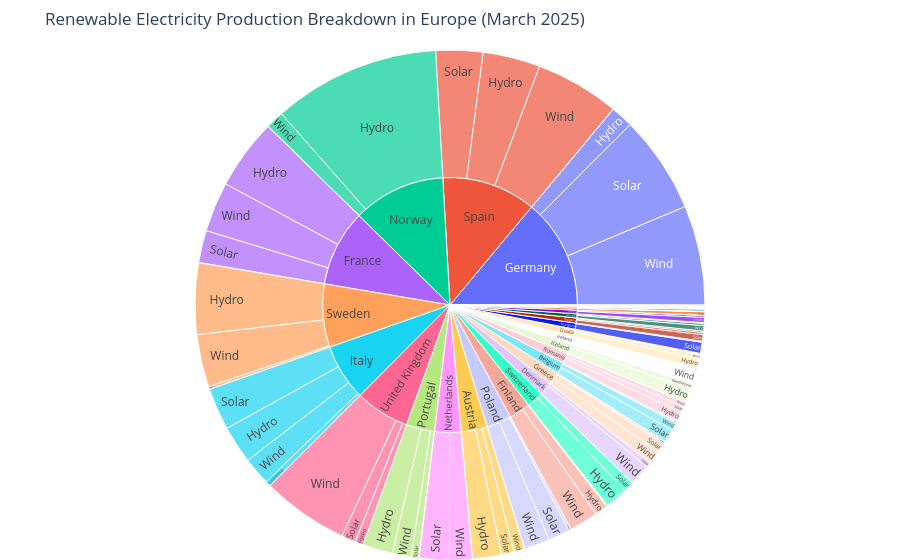

The code cell stored with this chart in its notebook:
### Code cell
import pandas as pd
import plotly.express as px

# Load the dataset
data2_df = pd.read_csv('data2.csv', skiprows=8)

# Define a list of European countries
european_countries = [
    'Austria', 'Belgium', 'Bulgaria', 'Croatia', 'Cyprus', 'Czechia', 'Denmark',
    'Estonia', 'Finland', 'France', 'Germany', 'Greece', 'Hungary', 'Ireland',
    'Italy', 'Latvia', 'Lithuania', 'Luxembourg', 'Malta', 'Netherlands',
    'Poland', 'Portugal', 'Romania', 'Slovakia', 'Slovenia', 'Spain', 'Sweden',
    'United Kingdom', 'Norway', 'Switzerland', 'Iceland'
]

# Filter for relevant data: European countries, 'Net Electricity Production', 'GWh' unit
df_renewables_prod = data2_df[
    (data2_df['Balance'] == 'Net Electricity Production') &
    (data2_df['Unit'] == 'GWh') &
    (data2_df['Country'].isin(european_countries))
].copy()

# Convert 'Time' to datetime objects, coercing errors
df_renewables_prod['Date_Parsed'] = pd.to_datetime(df_renewables_prod['Time'], format='%B %Y', errors='coerce')
df_renewables_prod.dropna(subset=['Date_Parsed'], inplace=True) # Drop rows where date parsing failed

# Identify relevant renewable product types
renewable_products = ['Hydro', 'Solar', 'Wind', 'Biofuels', 'Geothermal', 'Other renewables']
df_renewables_prod_filtered = df_renewables_prod[df_renewables_prod['Product'].isin(renewable_products)]

# Find the latest available date for each country-product combination
# Then, get the overall latest date from this subset
latest_date_overall = df_renewables_prod_filtered['Date_Parsed'].max()
df_latest_data = df_renewables_prod_filtered[df_renewables_prod_filtered['Date_Parsed'] == latest_date_overall].copy()

# Aggregate production by Country and Product for the latest date
df_aggregated = df_latest_data.groupby(['Country', 'Product'])['Value'].sum().reset_index()
df_aggregated.rename(columns={'Value': 'Production (GWh)'}, inplace=True)


# Create the Sunburst chart
fig = px.sunburst(df_aggregated,
                  path=['Country', 'Product'], # Hierarchy: Country -> Product
                  values='Production (GWh)',
                  title=f"Renewable Electricity Production Breakdown in Europe ({latest_date_overall.strftime('%B %Y')})",
                  labels={'Production (GWh)': 'Production (GWh)'})

# Update layout for better readability
fig.update_layout(margin=dict(t=50, l=0, r=0, b=0)) # Adjust margins

# Show the plot
fig.show()

### Figure 1 — Plotly figure (JSON) as saved in the notebook; plotly's stock layout.template omitted (floating-point values rounded to 4 significant figures)
{"data": [{"branchvalues": "total", "domain": {"x": [0.0, 1.0], "y": [0.0, 1.0]}, "hovertemplate": "labels=%{label}<br>Production (GWh)=%{value}<br>parent=%{parent}<br>id=%{id}<extra></extra>", "ids": ["Austria/Geothermal", "Austria/Hydro", "Austria/Solar", "Austria/Wind", "Belgium/Hydro", "Belgium/Solar", "Belgium/Wind", "Bulgaria/Hydro", "Bulgaria/Solar", "Bulgaria/Wind", "Croatia/Hydro", "Croatia/Solar", "Croatia/Wind", "Cyprus/Solar", "Cyprus/Wind", "Denmark/Hydro", "Denmark/Solar", "Denmark/Wind", "Estonia/Hydro", "Estonia/Solar", "Estonia/Wind", "Finland/Hydro", "Finland/Solar", "Finland/Wind", "France/Geothermal", "France/Hydro", "France/Solar", "France/Wind", "Germany/Geothermal", "Germany/Hydro", "Germany/Solar", "Germany/Wind", "Greece/Hydro", "Greece/Solar", "Greece/Wind", "Hungary/Geothermal", "Hungary/Hydro", "Hungary/Solar", "Hungary/Wind", "Iceland/Geothermal", "Iceland/Hydro", "Iceland/Wind", "Ireland/Hydro", "Ireland/Solar", "Ireland/Wind", "Italy/Geothermal", "Italy/Hydro", "Italy/Solar", "Italy/Wind", "Latvia/Hydro", "Latvia/Solar", "Latvia/Wind", "Lithuania/Hydro", "Lithuania/Solar", "Lithuania/Wind", "Luxembourg/Hydro", "Luxembourg/Solar", "Luxembourg/Wind", "Malta/Solar", "Netherlands/Hydro", "Netherlands/Solar", "Netherlands/Wind", "Norway/Hydro", "Norway/Solar", "Norway/Wind", "Poland/Hydro", "Poland/Solar", "Poland/Wind", "Portugal/Geothermal", "Portugal/Hydro", "Portugal/Solar", "Portugal/Wind", "Romania/Hydro", "Romania/Solar", "Romania/Wind", "Slovenia/Hydro", "Slovenia/Solar", "Slovenia/Wind", "Spain/Hydro", "Spain/Solar", "Spain/Wind", "Sweden/Hydro", "Sweden/Solar", "Sweden/Wind", "Switzerland/Hydro", "Switzerland/Solar", "Switzerland/Wind", "United Kingdom/Hydro", "United Kingdom/Solar", "United Kingdom/Wind", "Austria", "Belgium", "Bulgaria", "Croatia", "Cyprus", "Denmark", "Estonia", "Finland", "France", "Germany", "Greece", "Hungary", "Iceland", "Ireland", "Italy", "Latvia", "Lithuania", "Luxembourg", "Malta", "Netherlands", "Norway", "Poland", "Portugal", "Romania", "Slovenia", "Spain", "Sweden", "Switzerland", "United Kingdom"], "labels": ["Geothermal", "Hydro", "Solar", "Wind", "Hydro", "Solar", "Wind", "Hydro", "Solar", "Wind", "Hydro", "Solar", "Wind", "Solar", "Wind", "Hydro", "Solar", "Wind", "Hydro", "Solar", "Wind", "Hydro", "Solar", "Wind", "Geothermal", "Hydro", "Solar", "Wind", "Geothermal", "Hydro", "Solar", "Wind", "Hydro", "Solar", "Wind", "Geothermal", "Hydro", "Solar", "Wind", "Geothermal", "Hydro", "Wind", "Hydro", "Solar", "Wind", "Geothermal", "Hydro", "Solar", "Wind", "Hydro", "Solar", "Wind", "Hydro", "Solar", "Wind", "Hydro", "Solar", "Wind", "Solar", "Hydro", "Solar", "Wind", "Hydro", "Solar", "Wind", "Hydro", "Solar", "Wind", "Geothermal", "Hydro", "Solar", "Wind", "Hydro", "Solar", "Wind", "Hydro", "Solar", "Wind", "Hydro", "Solar", "Wind", "Hydro", "Solar", "Wind", "Hydro", "Solar", "Wind", "Hydro", "Solar", "Wind", "Austria", "Belgium", "Bulgaria", "Croatia", "Cyprus", "Denmark", "Estonia", "Finland", "France", "Germany", "Greece", "Hungary", "Iceland", "Ireland", "Italy", "Latvia", "Lithuania", "Luxembourg", "Malta", "Netherlands", "Norway", "Poland", "Portugal", "Romania", "Slovenia", "Spain", "Sweden", "Switzerland", "United Kingdom"], "name": "", "parents": ["Austria", "Austria", "Austria", "Austria", "Belgium", "Belgium", "Belgium", "Bulgaria", "Bulgaria", "Bulgaria", "Croatia", "Croatia", "Croatia", "Cyprus", "Cyprus", "Denmark", "Denmark", "Denmark", "Estonia", "Estonia", "Estonia", "Finland", "Finland", "Finland", "France", "France", "France", "France", "Germany", "Germany", "Germany", "Germany", "Greece", "Greece", "Greece", "Hungary", "Hungary", "Hungary", "Hungary", "Iceland", "Iceland", "Iceland", "Ireland", "Ireland", "Ireland", "Italy", "Italy", "Italy", "Italy", "Latvia", "Latvia", "Latvia", "Lithuania", "Lithuania", "Lithuania", "Luxembourg", "Luxembourg", "Luxembourg", "Malta", "Netherlands", "Netherlands", "Netherlands", "Norway", "Norway", "Norway", "Poland", "Poland", "Poland", "Portugal", "Portugal", "Portugal", "Portugal", "Romania", "Romania", "Romania", "Slovenia", "Slovenia", "Slovenia", "Spain", "Spain", "Spain", "Sweden", "Sweden", "Sweden", "Switzerland", "Switzerland", "Switzerland", "United Kingdom", "United Kingdom", "United Kingdom", "", "", "", "", "", "", "", "", "", "", "", "", "", "", "", "", "", "", "", "", "", "", "", "", "", "", "", "", ""], "type": "sunburst", "values": [0.0004, 2308.0, 1027.0, 853.4, 117.0, 1068.0, 646.5, 171.6, 513.1, 124.4, 728.6, 98.96, 339.1, 81.48, 16.11, 1.391, 419.4, 1696.0, 4.335, 50.85, 154.5, 1047.0, 88.72, 2286.0, 9.67, 5656.0, 2587.0, 4005.0, 17.19, 1800.0, 7842.0, 7982.0, 209.9, 797.0, 1043.0, 0.627, 19.75, 890.8, 64.95, 462.6, 1117.0, 1.948, 78.1, 136.4, 1068.0, 445.9, 3018.0, 3377.0, 2226.0, 282.0, 18.19, 25.1, 60.87, 171.2, 426.8, 78.18, 37.96, 43.17, 26.49, 11.07, 2402.0, 1828.0, 13400.0, 26.61, 1433.0, 214.0, 1722.0, 2061.0, 15.18, 2410.0, 617.8, 1507.0, 831.7, 436.9, 402.8, 419.3, 164.8, 0.6471, 4591.0, 3763.0, 6759.0, 5716.0, 229.1, 4203.0, 1829.0, 827.8, 10.03, 665.0, 1142.0, 6952.0, 4188.0, 1831.0, 809.1, 1167.0, 97.59, 2116.0, 209.7, 3422.0, 12260.0, 17640.0, 2050.0, 976.1, 1581.0, 1283.0, 9067.0, 325.3, 658.9, 159.3, 26.49, 4241.0, 14860.0, 3997.0, 4550.0, 1671.0, 584.7, 15110.0, 10150.0, 2667.0, 8759.0]}], "layout": {"legend": {"tracegroupgap": 0}, "margin": {"b": 0, "l": 0, "r": 0, "t": 50}, "title": {"text": "Renewable Electricity Production Breakdown in Europe (March 2025)"}}}
